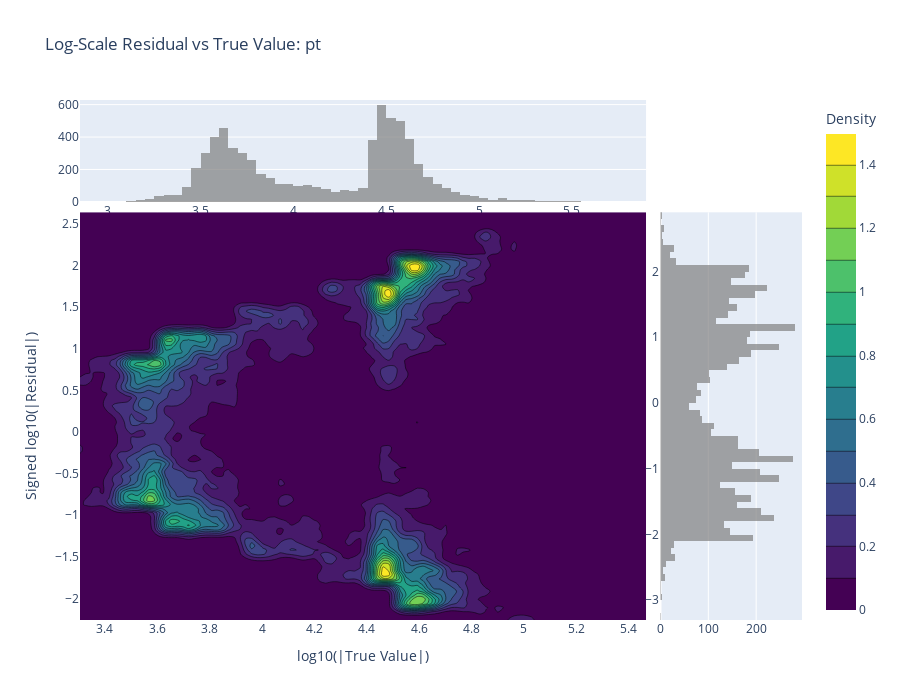

Here is the notebook cell this chart was saved with:
### Code cell
import numpy as np
import plotly.graph_objects as go
from plotly.subplots import make_subplots
from scipy.ndimage import gaussian_filter
from math import isfinite
def nice_dtick(axis_min, axis_max, target_lines=15):
    axis_range = axis_max - axis_min
    raw_step = axis_range / target_lines
    # Round raw_step to a "nice" number (1, 2, 5, 10 times power of ten)
    import math
    exponent = math.floor(math.log10(raw_step))
    base = raw_step / (10 ** exponent)
    if base <= 1:
        nice_base = 1
    elif base <= 2:
        nice_base = 2
    elif base <= 5:
        nice_base = 5
    else:
        nice_base = 10
    return nice_base * 10**exponent

def plot_log_residual_contour_plotly(x_true, x_recon, gmm=None, varname="pt"):
    # Compute residuals and transform to log scale
    residual = x_true - x_recon
    log_x_true = np.log10(np.abs(x_recon) + 1e-12)
    log_residual = np.sign(residual) * np.log10(np.abs(residual) + 1e-12)

    # Mask finite values
    mask = np.isfinite(log_x_true) & np.isfinite(log_residual)
    log_x_true = log_x_true[mask]
    log_residual = log_residual[mask]

    if len(log_x_true) == 0 or len(log_residual) == 0:
        print(f"[WARNING] No finite values to plot for {varname}")
        return

    # 2D histogram
    x_min, x_max = np.percentile(log_x_true, [1, 99.9])
    y_min, y_max = np.percentile(log_residual, [1, 99.9])

    hist, x_edges, y_edges = np.histogram2d(
        log_x_true, log_residual, bins=100,
        range=[[x_min, x_max], [y_min, y_max]],
        density=True
    )

    # Smooth the histogram
    hist_smooth = gaussian_filter(hist, sigma=1)

    # Compute bin centers
    x_centers = (x_edges[:-1] + x_edges[1:]) / 2
    y_centers = (y_edges[:-1] + y_edges[1:]) / 2

    # Create meshgrid for contour
    xx, yy = np.meshgrid(x_centers, y_centers)

    # Create the figure with subplots for marginals
    fig = make_subplots(
        rows=2, cols=2,
        column_widths=[0.8, 0.2],
        row_heights=[0.2, 0.8],
        specs=[[{"type": "xy"}, None],
               [{"type": "xy"}, {"type": "xy"}]],
        horizontal_spacing=0.02,
        vertical_spacing=0.02
    )

    # Contour plot
    contour = go.Contour(
        x=x_centers,
        y=y_centers,
        z=hist_smooth.T,
        colorscale='Viridis',
        contours=dict(showlabels=False),
        colorbar=dict(title="Density"),
        showscale=True
    )
    fig.add_trace(contour, row=2, col=1)

    # Top marginal (log|x_true| histogram)
    top_hist = go.Histogram(
        x=log_x_true, nbinsx=100,
        marker=dict(color='gray'),
        opacity=0.7,
        showlegend=False
    )
    fig.add_trace(top_hist, row=1, col=1)

    # Right marginal (log|residual| histogram)
    right_hist = go.Histogram(
        y=log_residual, nbinsy=100,
        marker=dict(color='gray'),
        opacity=0.7,
        showlegend=False
    )
    fig.add_trace(right_hist, row=2, col=2)

    # Plot GMM contours if available
    if gmm is not None:
        from scipy.stats import multivariate_normal
        gmm_density = np.exp(gmm.score_samples(np.column_stack([xx.ravel(), yy.ravel()])))
        gmm_density = gmm_density.reshape(xx.shape)

        gmm_contour = go.Contour(
            x=x_centers, y=y_centers, z=gmm_density.T,
            showscale=False, line=dict(color='red'),
            contours=dict(showlines=True)
        )
        fig.add_trace(gmm_contour, row=2, col=1)

        fig.add_trace(go.Scatter(
            x=gmm.means_[:, 0],
            y=gmm.means_[:, 1],
            mode='markers',
            marker=dict(color='red', symbol='x', size=10),
            name='GMM Means'
        ), row=2, col=1)

        fig.add_trace(go.Scatter(
            x=gmm.means_[:, 0],
            y=-gmm.means_[:, 1],
            mode='markers',
            marker=dict(color='blue', symbol='circle', size=10),
            name='Mirrored Means'
        ), row=2, col=1)

    # Layout tweaks
    fig.update_layout(
        title=f"Log-Scale Residual vs True Value: {varname}",
        height=700,
        width=900,
        margin=dict(t=100),
        legend=dict(x=0.75, y=1.15),
    )
    x_dtick = nice_dtick(x_min, x_max)
    y_dtick = nice_dtick(y_min, y_max)
    fig.update_xaxes(title_text="log10(|True Value|)", row=2, col=1, dtick=x_dtick)
    fig.update_yaxes(title_text="Signed log10(|Residual|)", row=2, col=1, dtick=y_dtick)

    fig.show()

plot_log_residual_contour_plotly(x_true, x_recon, None, varname)

### Figure 1 — Plotly figure (JSON) as saved in the notebook; plotly's stock layout.template omitted (floating-point values rounded to 4 significant figures; data arrays with more than 128 entries replaced by an {"elided": "..."} marker saying what was removed)
{"data": [{"colorbar": {"title": {"text": "Density"}}, "colorscale": [[0, "#440154"], [0.1111, "#482878"], [0.2222, "#3e4989"], [0.3333, "#31688e"], [0.4444, "#26828e"], [0.5556, "#1f9e89"], [0.6667, "#35b779"], [0.7778, "#6ece58"], [0.8889, "#b5de2b"], [1, "#fde725"]], "contours": {"showlabels": false}, "showscale": true, "type": "contour", "x": [3.305, 3.327, 3.349, 3.37, 3.392, 3.414, 3.436, 3.458, 3.48, 3.501, 3.523, 3.545, 3.567, 3.589, 3.611, 3.632, 3.654, 3.676, 3.698, 3.72, 3.742, 3.764, 3.785, 3.807, 3.829, 3.851, 3.873, 3.895, 3.916, 3.938, 3.96, 3.982, 4.004, 4.026, 4.047, 4.069, 4.091, 4.113, 4.135, 4.157, 4.178, 4.2, 4.222, 4.244, 4.266, 4.288, 4.309, 4.331, 4.353, 4.375, 4.397, 4.419, 4.44, 4.462, 4.484, 4.506, 4.528, 4.55, 4.571, 4.593, 4.615, 4.637, 4.659, 4.681, 4.702, 4.724, 4.746, 4.768, 4.79, 4.812, 4.833, 4.855, 4.877, 4.899, 4.921, 4.943, 4.964, 4.986, 5.008, 5.03, 5.052, 5.074, 5.096, 5.117, 5.139, 5.161, 5.183, 5.205, 5.227, 5.248, 5.27, 5.292, 5.314, 5.336, 5.358, 5.379, 5.401, 5.423, 5.445, 5.467], "xaxis": "x2", "y": [-2.258, -2.209, -2.159, -2.11, -2.06, -2.011, -1.961, -1.912, -1.862, -1.813, -1.764, -1.714, -1.665, -1.615, -1.566, -1.516, -1.467, -1.417, -1.368, -1.318, -1.269, -1.219, -1.17, -1.121, -1.071, -1.022, -0.9721, -0.9226, -0.8732, -0.8237, -0.7743, -0.7248, -0.6753, -0.6259, -0.5764, -0.5269, -0.4775, -0.428, -0.3786, -0.3291, -0.2796, -0.2302, -0.1807, -0.1312, -0.08178, -0.03231, 0.01715, 0.06661, 0.1161, 0.1655, 0.215, 0.2645, 0.3139, 0.3634, 0.4129, 0.4623, 0.5118, 0.5612, 0.6107, 0.6602, 0.7096, 0.7591, 0.8086, 0.858, 0.9075, 0.9569, 1.006, 1.056, 1.105, 1.155, 1.204, 1.254, 1.303, 1.353, 1.402, 1.452, 1.501, 1.551, 1.6, 1.649, 1.699, 1.748, 1.798, 1.847, 1.897, 1.946, 1.996, 2.045, 2.095, 2.144, 2.194, 2.243, 2.292, 2.342, 2.391, 2.441, 2.49, 2.54, 2.589, 2.639], "yaxis": "y2", "z": {"elided": "100x100 float values"}}, {"marker": {"color": "gray"}, "nbinsx": 100, "opacity": 0.7, "showlegend": false, "type": "histogram", "x": {"elided": "6939 float values"}, "xaxis": "x", "yaxis": "y"}, {"marker": {"color": "gray"}, "nbinsy": 100, "opacity": 0.7, "showlegend": false, "type": "histogram", "xaxis": "x3", "y": {"elided": "6939 float values"}, "yaxis": "y3"}], "layout": {"height": 700, "legend": {"x": 0.75, "y": 1.15}, "margin": {"t": 100}, "title": {"text": "Log-Scale Residual vs True Value: pt"}, "width": 900, "xaxis": {"anchor": "y", "domain": [0, 0.784]}, "xaxis2": {"anchor": "y2", "domain": [0, 0.784], "dtick": 0.2, "title": {"text": "log10(|True Value|)"}}, "xaxis3": {"anchor": "y3", "domain": [0.804, 1]}, "yaxis": {"anchor": "x", "domain": [0.804, 1]}, "yaxis2": {"anchor": "x2", "domain": [0, 0.784], "dtick": 0.5, "title": {"text": "Signed log10(|Residual|)"}}, "yaxis3": {"anchor": "x3", "domain": [0, 0.784]}}}
